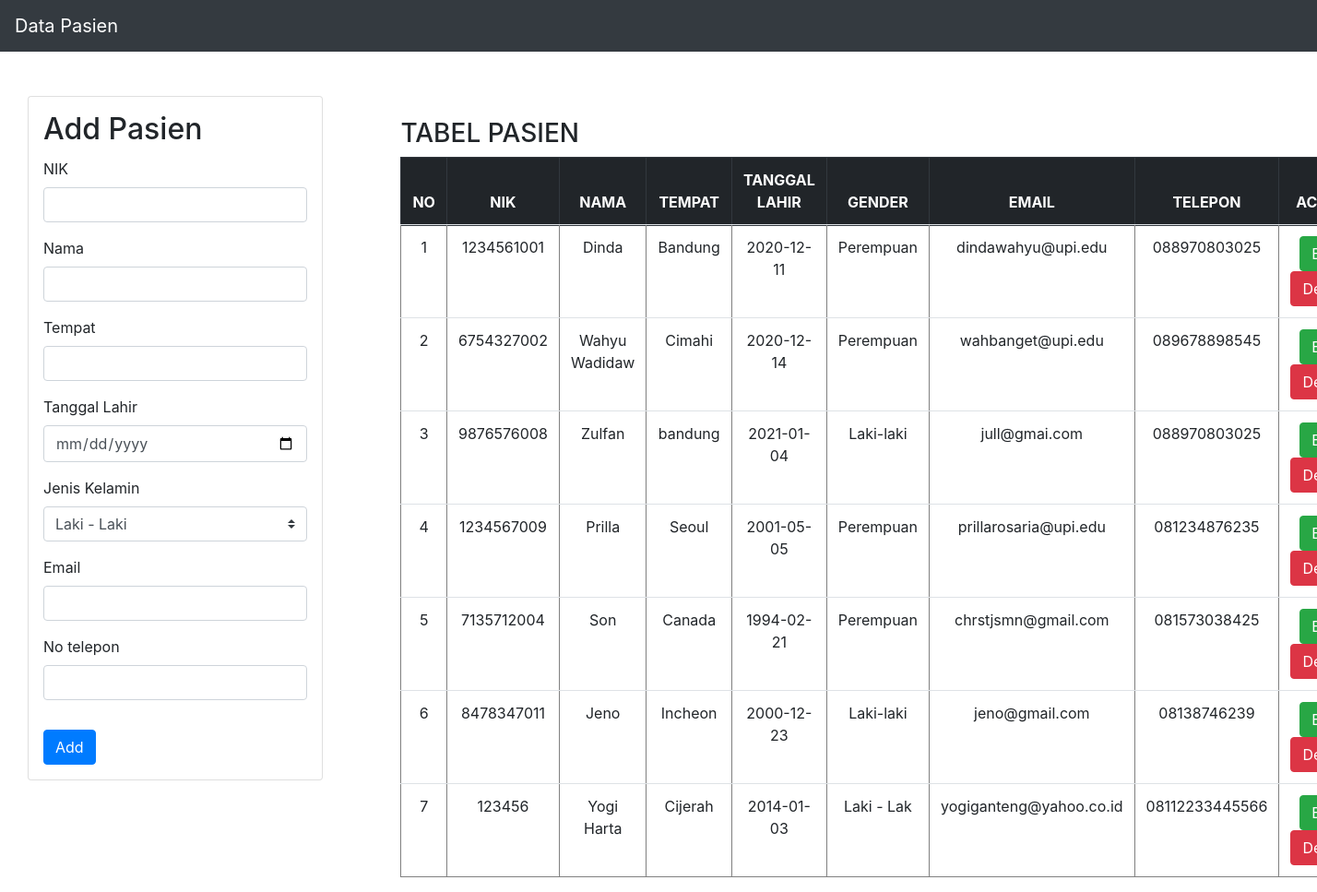
Screenshot of /sourceCode/index.php with the database file from the repository.
### tables this page shows
CREATE TABLE `pasien` (
  `id` int(11) NOT NULL,
  `nik` varchar(100) NOT NULL,
  `nama` varchar(100) NOT NULL,
  `tempat` varchar(100) NOT NULL,
  `tl` varchar(100) NOT NULL,
  `gender` varchar(10) NOT NULL,
  `email` varchar(100) NOT NULL,
  `telp` varchar(100) NOT NULL
);

### sourceCode/presenter/ProsesPasien.php (called while the page is built, shortened)
<?php
class ProsesPasien implements KontrakPresenter
{
	private $tabelpasien;
	private $data = [];
	function __construct()
	{
		try {
			$db_host = "localhost";
			$db_user = "root";
			$db_password = "";
			$db_name = "mvp_01";
			$this->tabelpasien = new TabelPasien($db_host, $db_user, $db_password, $db_name);
			$this->data = array();
		} catch (Exception $e) {
			echo "wiw error" . $e->getMessage();
		}
	}
	function prosesDataPasien()
	{
		try {
			$this->tabelpasien->open();
			$this->tabelpasien->getPasien();
			while ($row = $this->tabelpasien->getResult()) {
				$this->data[] = $row;
			}
		} catch (Exception $e) {
			echo "wiw error part 2" . $e->getMessage();
		}
	}
	function getId($i)
	{
		return $this->data[$i]['id'];
	}
	function getNik($i)
	{
		return $this->data[$i]['nik'];
	}
	function getNama($i)
	{
		return $this->data[$i]['nama'];
	}
	function getTempat($i)
	{
		return $this->data[$i]['tempat'];
	}
	function getTl($i)
	{
		return $this->data[$i]['tl'];
	}
	function getGender($i)
	{
		return $this->data[$i]['gender'];
	}
	function getEmail($i)
	{
		return $this->data[$i]['email'];
	}
	function getTelp($i)
	{
		return $this->data[$i]['telp'];
	}
	function getSize()
	{
		return sizeof($this->data);
	}
}

### sourceCode/model/DB.class.php (called while the page is built, shortened)
<?php
class DB
{
	var $db_host = '';
	var $db_user = '';
	var $db_password = '';
	var $db_name = '';
	var $db_link = '';
	function __construct($db_host = '', $db_user = '', $db_password = '', $db_name = '')
	{
		$this->db_host = $db_host;
		$this->db_user = $db_user;
		$this->db_password = $db_password;
		$this->db_name = $db_name;
	}
	function open()
	{
		$this->db_link = mysqli_connect($this->db_host, $this->db_user, $this->db_password, $this->db_name);
	}
	function execute($query = "")
	{
		$this->result = mysqli_query($this->db_link, $query);
		return $this->result;
	}
}

### sourceCode/model/TabelPasien.class.php (called while the page is built, shortened)
<?php
class TabelPasien extends DB
{
	function getPasien()
	{
		$query = "SELECT * FROM pasien";
		return $this->execute($query);
	}
}

### sourceCode/view/TampilPasien.php (the view, shortened to what this page needs)
<?php
include("presenter/ProsesPasien.php");
class TampilPasien implements KontrakView
{
	private $prosespasien;
	function __construct()
	{
		$this->prosespasien = new ProsesPasien();
	}
	function tampil($id)
	{
		$this->prosespasien->prosesDataPasien();
		$data = null;
		for ($i = 0; $i < $this->prosespasien->getSize(); $i++) {
			$no = $i + 1;
			$data .= "<tr>
			<td>" . $no . "</td>
			<td>" . $this->prosespasien->getNik($i) . "</td>
			<td>" . $this->prosespasien->getNama($i) . "</td>
			<td>" . $this->prosespasien->getTempat($i) . "</td>
			<td>" . $this->prosespasien->getTl($i) . "</td>
			<td>" . $this->prosespasien->getGender($i) . "</td>
			<td>" . $this->prosespasien->getEmail($i) . "</td>
			<td>" . $this->prosespasien->getTelp($i) . "</td>
			<td> <a href='index.php?editForm&id=" . $this->prosespasien->getId($i) . "'><button type='button' class='btn btn-success'>Edit</button></a>
			<a href='index.php?delete&id=" . $this->prosespasien->getId($i) . "'><button type='button' class='btn btn-danger' >Delete</button></a></td>";
		}
		if ($id == null) {
			$add = '
				<div class="container-fluid d-flex">
				<div class="col-lg-3 col-md-4 col-sm-4 col-4">
					<div class="card p-3 mr-6">
					<h2 class="card-title">Add Pasien</h2>
					<form action="index.php" method="POST">
						<div class="form-row">
						<div class="form-group col">
							<label for="tjudul">NIK</label>
							<input type="text" class="form-control" name="nik" required />
						</div>
						</div>
						<div class="form-row">
						<div class="form-group col">
							<label for="tpenerbit">Nama</label>
							<input type="text" class="form-control" name="nama" required />
						</div>
						</div>
						<div class="form-row">
						<div class="form-group col">
							<label for="tpenerbit">Tempat</label>
							<input type="text" class="form-control" name="tempat" required />
						</div>
						</div>
						<div class="form-row">
						<div class="form-group col">
							<label for="tpenerbit">Tanggal Lahir</label>
							<input type="date" class="form-control" name="ttl" required />
						</div>
						</div>
						<div class="form-row">
						<div class="form-group col">
							<label for="tauthor">Jenis Kelamin</label>
							<select class="custom-select form-control" name="kelamin">
							<option value="Laki - Laki">Laki - Laki</option>
							<option value="Perempuan">Perempuan</option>
							</select>
						</div>
						</div>
						<div class="form-row">
						<div class="form-group col">
							<label for="tpenerbit">Email</label>
							<input type="email" class="form-control" name="email" required />
						</div>
						</div>
						<div class="form-row">
						<div class="form-group col">
							<label for="tpenerbit">No telepon</label>
							<input type="text" class="form-control" name="telp" required />
						</div>
						</div>
						<button type="submit" name="add" class="btn btn-primary mt-3">Add</button>
					</form>
					</div>
				</div>';
		}
	}
}

### sourceCode/index.php
<?php
include("model/Template.class.php");
include("model/DB.class.php");
include("model/Pasien.class.php");
include("model/TabelPasien.class.php");
include("view/TampilPasien.php");
$tp = new TampilPasien();
if (isset($_GET['editForm'])) {
    $tp->tampil($_GET['id']);
} elseif (isset($_GET['delete'])) {
    $tp->deleteData($_GET['id']);
} elseif (isset($_POST['add'])) {
    $tp->addData($_POST['nik'], $_POST['nama'], $_POST['tempat'], $_POST['ttl'], $_POST['kelamin'], $_POST['email'], $_POST['telp']);
} elseif (isset($_POST['edit'])){
    $tp->editData($_POST['id'], $_POST['nik'], $_POST['nama'], $_POST['tempat'], $_POST['ttl'], $_POST['kelamin'], $_POST['email'], $_POST['telp']);
}else {
   $tp->tampil(null);
}

### sourceCode/model/Template.class.php (shortened to what this page needs)
<?php
class Template{
	var $content = '';
	function __construct($filename = ''){
		$this->content = implode('', @file($filename));
	}
	function clear(){
		$this->content = preg_replace("/DATA_[A-Z|_|0-9]+/", "", $this->content);
	}
	function write(){
		print $this->content;
	}
	function replace($old = '', $new = ''){
		if(is_int($new)){
			$value = sprintf("%d", $new);
		}elseif(is_float($new)){
			$value = sprintf("%f", $new);
		}elseif(is_array($new)){
			$value = '';
			foreach( $new as $item){
				$value .= $item. '';
			}
		}else{
			$value = $new;
		}
		$this->content = preg_replace("/$old/",  $value, $this->content);
	}
}

### rows the page displays
pasien: no "1", nik "1234561001", nama "Dinda", tempat "Bandung", tl "2020-12-11", gender "Perempuan", email "dindawahyu@upi.edu", telp "088970803025"
pasien: no "2", nik "6754327002", nama "Wahyu Wadidaw", tempat "Cimahi", tl "2020-12-14", gender "Perempuan", email "wahbanget@upi.edu", telp "089678898545"
pasien: no "3", nik "9876576008", nama "Zulfan", tempat "bandung", tl "2021-01-04", gender "Laki-laki", email "jull@gmai.com", telp "088970803025"
pasien: no "4", nik "1234567009", nama "Prilla", tempat "Seoul", tl "2001-05-05", gender "Perempuan", email "prillarosaria@upi.edu", telp "081234876235"
pasien: no "5", nik "7135712004", nama "Son", tempat "Canada", tl "1994-02-21", gender "Perempuan", email "chrstjsmn@gmail.com", telp "081573038425"
pasien: no "6", nik "8478347011", nama "Jeno", tempat "Incheon", tl "2000-12-23", gender "Laki-laki", email "jeno@gmail.com", telp "08138746239"
pasien: no "7", nik "123456", nama "Yogi Harta", tempat "Cijerah", tl "2014-01-03", gender "Laki - Lak", email "yogiganteng@yahoo.co.id", telp "08112233445566"
